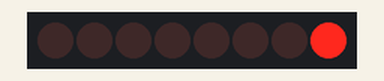
Simulated run of this sketch. Board: Arduino Uno, built with avr-gcc and run on an emulated ATmega328P. Parts: 8 shift-register outputs drawn as a row of LEDs (first output left, lit = HIGH). Wiring (inferred from the names in the program): shift register (74HC595): data pin 12; shift clock pin 9; latch pin 11. Wiring (inferred from the signals the program sends): row of LEDs: on Q0, Q1, Q2, Q3, Q4, Q5, Q6, Q7.

Above: at 0.05 s.
At 0.55 s:
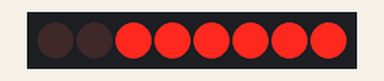
At 0.85 s:
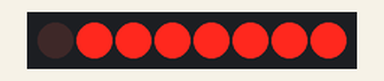
At 1.75 s:
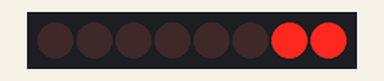
At 2.65 s:
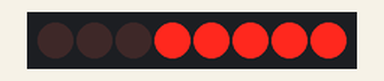
At 3.55 s:
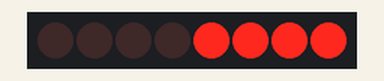
Timing chart, 0 to 3.9 s (numbered marks = the images above):
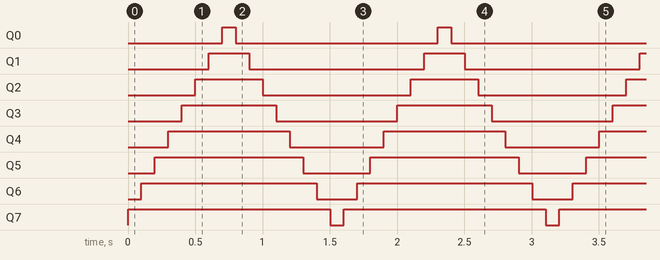

Measured:
- by itself, Q0: alternates HIGH for 0.10 s and LOW for 1.5 s
- by itself, Q1: alternates HIGH for 0.30 s and LOW for 1.3 s
- by itself, Q2: alternates HIGH for 0.50 s and LOW for 1.1 s
- by itself, Q3: alternates HIGH for 0.70 s and LOW for 0.90 s
- by itself, Q4: alternates HIGH for 0.90 s and LOW for 0.70 s
- by itself, Q5: alternates HIGH for 1.1 s and LOW for 0.50 s
- by itself, Q6: alternates HIGH for 1.3 s and LOW for 0.30 s
- by itself, Q7: alternates HIGH for 1.5 s and LOW for 0.10 s

The sketch:

eight_leds.ino
```cpp
int tDelay = 100;
int latchPin = 11;
int clockPin = 9;
int dataPin = 12;

byte leds = 0;

void updateShiftRegister() {
  digitalWrite(latchPin, LOW);
  shiftOut(dataPin, clockPin, LSBFIRST, leds);
  digitalWrite(latchPin, HIGH);
}

void setup() {
  pinMode(latchPin, OUTPUT);
  pinMode(dataPin, OUTPUT);
  pinMode(clockPin, OUTPUT);
}

void loop() {
  for (int i = 0; i < 8; i++) {
    bitSet(leds, i);
    updateShiftRegister();
    delay(tDelay);
  }
  for (int i = 7; i >= 0; i--) {
    bitClear(leds, i);
    updateShiftRegister();
    delay(tDelay);
  }
}
```
